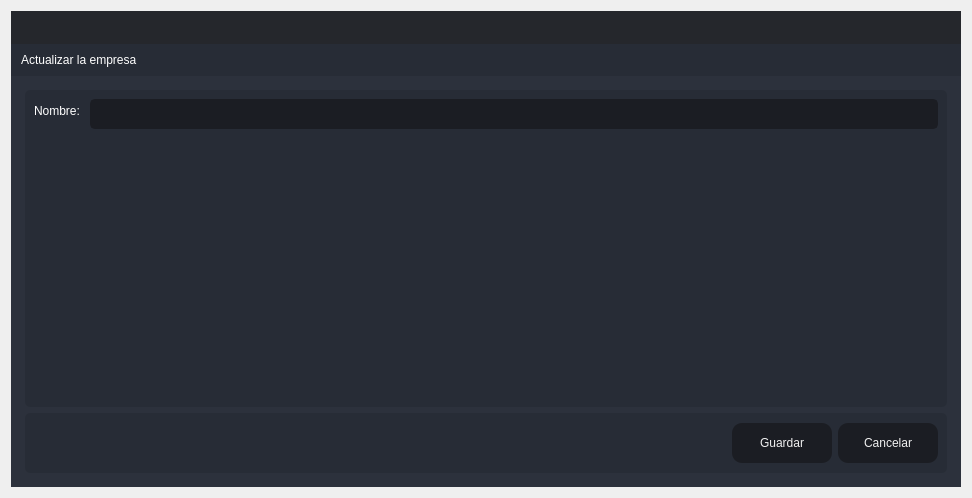
<?xml version="1.0" encoding="UTF-8"?>
<ui version="4.0">
 <class>Create_Aduana</class>
 <widget class="QDialog" name="Create_Aduana">
  <property name="windowModality">
   <enum>Qt::ApplicationModal</enum>
  </property>
  <property name="geometry">
   <rect>
    <x>0</x>
    <y>0</y>
    <width>972</width>
    <height>498</height>
   </rect>
  </property>
  <property name="windowTitle">
   <string>Actualizar</string>
  </property>
  <layout class="QVBoxLayout" name="verticalLayout_6">
   <item>
    <widget class="QFrame" name="frame_main">
     <property name="styleSheet">
      <string notr="true">/* LINE EDIT */
QLineEdit {
	background-color: rgb(27, 29, 35);
	border-radius: 5px;
	border: 2px solid rgb(27, 29, 35);
	padding-left: 10px;
}
QLineEdit:hover {
	border: 2px solid rgb(64, 71, 88);
}
QLineEdit:focus {
	border: 2px solid rgb(91, 101, 124);
}

/* SCROLL BARS */
QScrollBar:horizontal {
    border: none;
    background: rgb(52, 59, 72);
    height: 14px;
    margin: 0px 21px 0 21px;
	border-radius: 0px;
}
QScrollBar::handle:horizontal {
    background: rgb(85, 170, 255);
    min-width: 25px;
	border-radius: 7px
}
QScrollBar::add-line:horizontal {
    border: none;
    background: rgb(55, 63, 77);
    width: 20px;
	border-top-right-radius: 7px;
    border-bottom-right-radius: 7px;
    subcontrol-position: right;
    subcontrol-origin: margin;
}
QScrollBar::sub-line:horizontal {
    border: none;
    background: rgb(55, 63, 77);
    width: 20px;
	border-top-left-radius: 7px;
    border-bottom-left-radius: 7px;
    subcontrol-position: left;
    subcontrol-origin: margin;
}
QScrollBar::up-arrow:horizontal, QScrollBar::down-arrow:horizontal
{
     background: none;
}
QScrollBar::add-page:horizontal, QScrollBar::sub-page:horizontal
{
     background: none;
}
 QScrollBar:vertical {
	border: none;
    background: rgb(52, 59, 72);
    width: 14px;
    margin: 21px 0 21px 0;
	border-radius: 0px;
 }
 QScrollBar::handle:vertical {	
	background: rgb(85, 170, 255);
    min-height: 25px;
	border-radius: 7px
 }
 QScrollBar::add-line:vertical {
     border: none;
    background: rgb(55, 63, 77);
     height: 20px;
	border-bottom-left-radius: 7px;
    border-bottom-right-radius: 7px;
     subcontrol-position: bottom;
     subcontrol-origin: margin;
 }
 QScrollBar::sub-line:vertical {
	border: none;
    background: rgb(55, 63, 77);
     height: 20px;
	border-top-left-radius: 7px;
    border-top-right-radius: 7px;
     subcontrol-position: top;
     subcontrol-origin: margin;
 }
 QScrollBar::up-arrow:vertical, QScrollBar::down-arrow:vertical {
     background: none;
 }

 QScrollBar::add-page:vertical, QScrollBar::sub-page:vertical {
     background: none;
 }

/* CHECKBOX */
QCheckBox::indicator {
    border: 3px solid rgb(52, 59, 72);
	width: 15px;
	height: 15px;
	border-radius: 10px;
    background: rgb(44, 49, 60);
}
QCheckBox::indicator:hover {
    border: 3px solid rgb(58, 66, 81);
}
QCheckBox::indicator:checked {
    background: 3px solid rgb(52, 59, 72);
	border: 3px solid rgb(52, 59, 72);	
	background-image: url(:/16x16/icons/16x16/cil-check-alt.png);
}

/* RADIO BUTTON */
QRadioButton::indicator {
    border: 3px solid rgb(52, 59, 72);
	width: 15px;
	height: 15px;
	border-radius: 10px;
    background: rgb(44, 49, 60);
}
QRadioButton::indicator:hover {
    border: 3px solid rgb(58, 66, 81);
}
QRadioButton::indicator:checked {
    background: 3px solid rgb(94, 106, 130);
	border: 3px solid rgb(52, 59, 72);	
}

/* COMBOBOX */
QComboBox{
	background-color: rgb(27, 29, 35);
	border-radius: 5px;
	border: 2px solid rgb(27, 29, 35);
	padding: 5px;
	padding-left: 10px;
}
QComboBox:hover{
	border: 2px solid rgb(64, 71, 88);
}
QComboBox::drop-down {
	subcontrol-origin: padding;
	subcontrol-position: top right;
	width: 25px; 
	border-left-width: 3px;
	border-left-color: rgba(39, 44, 54, 150);
	border-left-style: solid;
	border-top-right-radius: 3px;
	border-bottom-right-radius: 3px;	
	background-image: url(:/16x16/icons/16x16/cil-arrow-bottom.png);
	background-position: center;
	background-repeat: no-reperat;
 }
QComboBox QAbstractItemView {
	color: rgb(85, 170, 255);	
	background-color: rgb(27, 29, 35);
	padding: 10px;
	selection-background-color: rgb(39, 44, 54);
}

/* SLIDERS */
QSlider::groove:horizontal {
    border-radius: 9px;
    height: 18px;
	margin: 0px;
	background-color: rgb(52, 59, 72);
}
QSlider::groove:horizontal:hover {
	background-color: rgb(55, 62, 76);
}
QSlider::handle:horizontal {
    background-color: rgb(85, 170, 255);
    border: none;
    height: 18px;
    width: 18px;
    margin: 0px;
	border-radius: 9px;
}
QSlider::handle:horizontal:hover {
    background-color: rgb(105, 180, 255);
}
QSlider::handle:horizontal:pressed {
    background-color: rgb(65, 130, 195);
}

QSlider::groove:vertical {
    border-radius: 9px;
    width: 18px;
    margin: 0px;
	background-color: rgb(52, 59, 72);
}
QSlider::groove:vertical:hover {
	background-color: rgb(55, 62, 76);
}
QSlider::handle:vertical {
    background-color: rgb(85, 170, 255);
	border: none;
    height: 18px;
    width: 18px;
    margin: 0px;
	border-radius: 9px;
}
QSlider::handle:vertical:hover {
    background-color: rgb(105, 180, 255);
}
QSlider::handle:vertical:pressed {
    background-color: rgb(65, 130, 195);
}

</string>
     </property>
     <property name="frameShape">
      <enum>QFrame::NoFrame</enum>
     </property>
     <property name="frameShadow">
      <enum>QFrame::Raised</enum>
     </property>
     <layout class="QVBoxLayout" name="verticalLayout">
      <property name="spacing">
       <number>0</number>
      </property>
      <property name="leftMargin">
       <number>0</number>
      </property>
      <property name="topMargin">
       <number>0</number>
      </property>
      <property name="rightMargin">
       <number>0</number>
      </property>
      <property name="bottomMargin">
       <number>0</number>
      </property>
      <item>
       <widget class="QFrame" name="frame_top">
        <property name="minimumSize">
         <size>
          <width>0</width>
          <height>65</height>
         </size>
        </property>
        <property name="maximumSize">
         <size>
          <width>16777215</width>
          <height>65</height>
         </size>
        </property>
        <property name="styleSheet">
         <string notr="true">background-color: transparent;</string>
        </property>
        <property name="frameShape">
         <enum>QFrame::NoFrame</enum>
        </property>
        <property name="frameShadow">
         <enum>QFrame::Raised</enum>
        </property>
        <layout class="QHBoxLayout" name="horizontalLayout_3">
         <property name="spacing">
          <number>0</number>
         </property>
         <property name="leftMargin">
          <number>0</number>
         </property>
         <property name="topMargin">
          <number>0</number>
         </property>
         <property name="rightMargin">
          <number>0</number>
         </property>
         <property name="bottomMargin">
          <number>0</number>
         </property>
         <item>
          <widget class="QFrame" name="frame_toggle">
           <property name="maximumSize">
            <size>
             <width>70</width>
             <height>16777215</height>
            </size>
           </property>
           <property name="styleSheet">
            <string notr="true">background-color: rgb(27, 29, 35);</string>
           </property>
           <property name="frameShape">
            <enum>QFrame::NoFrame</enum>
           </property>
           <property name="frameShadow">
            <enum>QFrame::Raised</enum>
           </property>
           <layout class="QVBoxLayout" name="verticalLayout_3">
            <property name="spacing">
             <number>0</number>
            </property>
            <property name="leftMargin">
             <number>0</number>
            </property>
            <property name="topMargin">
             <number>0</number>
            </property>
            <property name="rightMargin">
             <number>0</number>
            </property>
            <property name="bottomMargin">
             <number>0</number>
            </property>
           </layout>
          </widget>
         </item>
         <item>
          <widget class="QFrame" name="frame_top_right">
           <property name="styleSheet">
            <string notr="true">background: transparent;</string>
           </property>
           <property name="frameShape">
            <enum>QFrame::NoFrame</enum>
           </property>
           <property name="frameShadow">
            <enum>QFrame::Raised</enum>
           </property>
           <layout class="QVBoxLayout" name="verticalLayout_2">
            <property name="spacing">
             <number>0</number>
            </property>
            <property name="leftMargin">
             <number>0</number>
            </property>
            <property name="topMargin">
             <number>0</number>
            </property>
            <property name="rightMargin">
             <number>0</number>
            </property>
            <property name="bottomMargin">
             <number>0</number>
            </property>
            <item>
             <widget class="QFrame" name="frame_top_btns">
              <property name="maximumSize">
               <size>
                <width>16777215</width>
                <height>42</height>
               </size>
              </property>
              <property name="styleSheet">
               <string notr="true">background-color: rgba(27, 29, 35, 200)</string>
              </property>
              <property name="frameShape">
               <enum>QFrame::NoFrame</enum>
              </property>
              <property name="frameShadow">
               <enum>QFrame::Raised</enum>
              </property>
              <layout class="QHBoxLayout" name="horizontalLayout_4">
               <property name="spacing">
                <number>0</number>
               </property>
               <property name="leftMargin">
                <number>0</number>
               </property>
               <property name="topMargin">
                <number>0</number>
               </property>
               <property name="rightMargin">
                <number>0</number>
               </property>
               <property name="bottomMargin">
                <number>0</number>
               </property>
               <item>
                <widget class="QFrame" name="frame_label_top_btns">
                 <property name="sizePolicy">
                  <sizepolicy hsizetype="Expanding" vsizetype="Preferred">
                   <horstretch>0</horstretch>
                   <verstretch>0</verstretch>
                  </sizepolicy>
                 </property>
                 <property name="frameShape">
                  <enum>QFrame::NoFrame</enum>
                 </property>
                 <property name="frameShadow">
                  <enum>QFrame::Raised</enum>
                 </property>
                 <layout class="QHBoxLayout" name="horizontalLayout_10">
                  <property name="spacing">
                   <number>0</number>
                  </property>
                  <property name="leftMargin">
                   <number>5</number>
                  </property>
                  <property name="topMargin">
                   <number>0</number>
                  </property>
                  <property name="rightMargin">
                   <number>10</number>
                  </property>
                  <property name="bottomMargin">
                   <number>0</number>
                  </property>
                 </layout>
                </widget>
               </item>
               <item alignment="Qt::AlignRight">
                <widget class="QFrame" name="frame_btns_right">
                 <property name="sizePolicy">
                  <sizepolicy hsizetype="Expanding" vsizetype="Preferred">
                   <horstretch>0</horstretch>
                   <verstretch>0</verstretch>
                  </sizepolicy>
                 </property>
                 <property name="maximumSize">
                  <size>
                   <width>120</width>
                   <height>16777215</height>
                  </size>
                 </property>
                 <property name="frameShape">
                  <enum>QFrame::NoFrame</enum>
                 </property>
                 <property name="frameShadow">
                  <enum>QFrame::Raised</enum>
                 </property>
                 <layout class="QHBoxLayout" name="horizontalLayout_5">
                  <property name="spacing">
                   <number>0</number>
                  </property>
                  <property name="leftMargin">
                   <number>0</number>
                  </property>
                  <property name="topMargin">
                   <number>0</number>
                  </property>
                  <property name="rightMargin">
                   <number>0</number>
                  </property>
                  <property name="bottomMargin">
                   <number>0</number>
                  </property>
                 </layout>
                </widget>
               </item>
              </layout>
             </widget>
            </item>
            <item>
             <widget class="QFrame" name="frame_top_info">
              <property name="maximumSize">
               <size>
                <width>16777215</width>
                <height>65</height>
               </size>
              </property>
              <property name="styleSheet">
               <string notr="true">background-color: rgb(39, 44, 54);</string>
              </property>
              <property name="frameShape">
               <enum>QFrame::NoFrame</enum>
              </property>
              <property name="frameShadow">
               <enum>QFrame::Raised</enum>
              </property>
              <layout class="QHBoxLayout" name="horizontalLayout_8">
               <property name="spacing">
                <number>0</number>
               </property>
               <property name="leftMargin">
                <number>10</number>
               </property>
               <property name="topMargin">
                <number>0</number>
               </property>
               <property name="rightMargin">
                <number>10</number>
               </property>
               <property name="bottomMargin">
                <number>0</number>
               </property>
               <item>
                <widget class="QLabel" name="label">
                 <property name="styleSheet">
                  <string notr="true">font: 75 16pt &quot;MS Shell Dlg 2&quot;;
color: rgb(255, 255, 255);</string>
                 </property>
                 <property name="text">
                  <string>Actualizar la empresa</string>
                 </property>
                </widget>
               </item>
              </layout>
             </widget>
            </item>
           </layout>
          </widget>
         </item>
        </layout>
       </widget>
      </item>
      <item>
       <widget class="QFrame" name="frame_center">
        <property name="sizePolicy">
         <sizepolicy hsizetype="Expanding" vsizetype="Expanding">
          <horstretch>0</horstretch>
          <verstretch>0</verstretch>
         </sizepolicy>
        </property>
        <property name="styleSheet">
         <string notr="true">background-color: rgb(40, 44, 52);</string>
        </property>
        <property name="frameShape">
         <enum>QFrame::NoFrame</enum>
        </property>
        <property name="frameShadow">
         <enum>QFrame::Raised</enum>
        </property>
        <layout class="QHBoxLayout" name="horizontalLayout_2">
         <property name="spacing">
          <number>0</number>
         </property>
         <property name="leftMargin">
          <number>0</number>
         </property>
         <property name="topMargin">
          <number>0</number>
         </property>
         <property name="rightMargin">
          <number>0</number>
         </property>
         <property name="bottomMargin">
          <number>0</number>
         </property>
         <item>
          <widget class="QFrame" name="frame_content_right">
           <property name="styleSheet">
            <string notr="true">background-color: rgb(44, 49, 60);</string>
           </property>
           <property name="frameShape">
            <enum>QFrame::NoFrame</enum>
           </property>
           <property name="frameShadow">
            <enum>QFrame::Raised</enum>
           </property>
           <layout class="QVBoxLayout" name="verticalLayout_4">
            <property name="spacing">
             <number>0</number>
            </property>
            <property name="leftMargin">
             <number>0</number>
            </property>
            <property name="topMargin">
             <number>0</number>
            </property>
            <property name="rightMargin">
             <number>0</number>
            </property>
            <property name="bottomMargin">
             <number>0</number>
            </property>
            <item>
             <widget class="QFrame" name="frame_content">
              <property name="frameShape">
               <enum>QFrame::NoFrame</enum>
              </property>
              <property name="frameShadow">
               <enum>QFrame::Raised</enum>
              </property>
              <layout class="QVBoxLayout" name="verticalLayout_9">
               <property name="spacing">
                <number>0</number>
               </property>
               <property name="leftMargin">
                <number>5</number>
               </property>
               <property name="topMargin">
                <number>5</number>
               </property>
               <property name="rightMargin">
                <number>5</number>
               </property>
               <property name="bottomMargin">
                <number>5</number>
               </property>
               <item>
                <widget class="QStackedWidget" name="stackedWidget">
                 <property name="styleSheet">
                  <string notr="true">background: transparent;</string>
                 </property>
                 <property name="currentIndex">
                  <number>0</number>
                 </property>
                 <widget class="QWidget" name="page_home">
                  <layout class="QVBoxLayout" name="verticalLayout_10">
                   <item>
                    <widget class="QFrame" name="frame">
                     <property name="styleSheet">
                      <string notr="true">background-color: rgb(39, 44, 54);
border-radius: 5px;</string>
                     </property>
                     <property name="frameShape">
                      <enum>QFrame::StyledPanel</enum>
                     </property>
                     <property name="frameShadow">
                      <enum>QFrame::Raised</enum>
                     </property>
                     <layout class="QVBoxLayout" name="verticalLayout_5">
                      <item>
                       <layout class="QFormLayout" name="formLayout_2">
                        <item row="0" column="1">
                         <widget class="QLineEdit" name="lineUpdateCompany">
                          <property name="minimumSize">
                           <size>
                            <width>0</width>
                            <height>30</height>
                           </size>
                          </property>
                          <property name="styleSheet">
                           <string notr="true">QLineEdit {
	background-color: rgb(27, 29, 35);
	border-radius: 5px;
	border: 2px solid rgb(27, 29, 35);
	padding-left: 10px;
	font: 75 12pt &quot;MS Shell Dlg 2&quot;;
	color: rgb(255, 255, 255);
}
QLineEdit:hover {
	border: 2px solid rgb(64, 71, 88);
}
QLineEdit:focus {
	border: 2px solid rgb(91, 101, 124);
}</string>
                          </property>
                         </widget>
                        </item>
                        <item row="0" column="0">
                         <widget class="QLabel" name="label_2">
                          <property name="styleSheet">
                           <string notr="true">font: 75 12pt &quot;MS Shell Dlg 2&quot;;
color: rgb(255, 255, 255);</string>
                          </property>
                          <property name="text">
                           <string>Nombre: </string>
                          </property>
                         </widget>
                        </item>
                       </layout>
                      </item>
                     </layout>
                    </widget>
                   </item>
                   <item>
                    <widget class="QFrame" name="frame_2">
                     <property name="minimumSize">
                      <size>
                       <width>0</width>
                       <height>60</height>
                      </size>
                     </property>
                     <property name="maximumSize">
                      <size>
                       <width>16777215</width>
                       <height>60</height>
                      </size>
                     </property>
                     <property name="styleSheet">
                      <string notr="true">background-color: rgb(39, 44, 54);
border-radius: 5px;</string>
                     </property>
                     <property name="frameShape">
                      <enum>QFrame::StyledPanel</enum>
                     </property>
                     <property name="frameShadow">
                      <enum>QFrame::Raised</enum>
                     </property>
                     <layout class="QHBoxLayout" name="horizontalLayout_9">
                      <item>
                       <layout class="QGridLayout" name="gridLayout">
                        <item row="0" column="0">
                         <spacer name="horizontalSpacer">
                          <property name="orientation">
                           <enum>Qt::Horizontal</enum>
                          </property>
                          <property name="sizeHint" stdset="0">
                           <size>
                            <width>40</width>
                            <height>20</height>
                           </size>
                          </property>
                         </spacer>
                        </item>
                        <item row="0" column="1">
                         <widget class="QPushButton" name="btnUpdateCompany">
                          <property name="minimumSize">
                           <size>
                            <width>100</width>
                            <height>40</height>
                           </size>
                          </property>
                          <property name="styleSheet">
                           <string notr="true">QPushButton {
	border-color: rgb(27, 29, 35);
	font: 75 10pt &quot;MS Shell Dlg 2&quot;;
	color: rgb(240, 240, 240);
	background-color: rgb(27, 29, 35);
	border: 0px solid;
	border-radius: 10px;	
}
QPushButton:hover {
	background-color:rgb(44, 49, 60);
	border-color: rgb(27, 29, 35);
	border: 2px solid;
}</string>
                          </property>
                          <property name="text">
                           <string>Guardar</string>
                          </property>
                         </widget>
                        </item>
                        <item row="0" column="2">
                         <widget class="QPushButton" name="btnCancelCompany">
                          <property name="minimumSize">
                           <size>
                            <width>100</width>
                            <height>40</height>
                           </size>
                          </property>
                          <property name="styleSheet">
                           <string notr="true">QPushButton {
	border-color: rgb(27, 29, 35);
	font: 75 10pt &quot;MS Shell Dlg 2&quot;;
	color: rgb(240, 240, 240);
	background-color: rgb(27, 29, 35);
	border: 0px solid;
	border-radius: 10px;	
}
QPushButton:hover {
	background-color:rgb(44, 49, 60);
	border-color: rgb(27, 29, 35);
	border: 2px solid;
}</string>
                          </property>
                          <property name="text">
                           <string>Cancelar</string>
                          </property>
                         </widget>
                        </item>
                       </layout>
                      </item>
                     </layout>
                    </widget>
                   </item>
                  </layout>
                 </widget>
                </widget>
               </item>
              </layout>
             </widget>
            </item>
           </layout>
          </widget>
         </item>
        </layout>
       </widget>
      </item>
     </layout>
    </widget>
   </item>
  </layout>
 </widget>
 <resources/>
 <connections/>
</ui>
